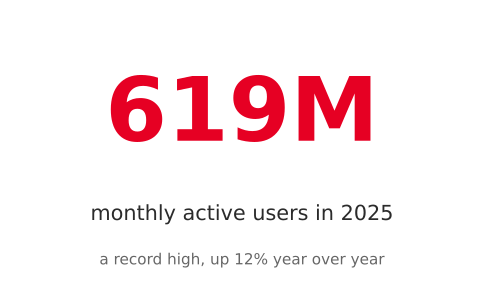

Write the Python code that produced this figure.
"""Generate the full simple_viz chart gallery from the verified Pinterest data.

Writes one PNG per chart into ``examples/`` and a combined ``simple_viz_gallery.pdf``.

Usage
-----
    python examples/simple_viz_gallery.py
"""

from pathlib import Path

import matplotlib

matplotlib.use("Agg")  # headless: render straight to files, no display

import matplotlib.pyplot as plt
import pandas as pd
from matplotlib.backends.backend_pdf import PdfPages

import simple_viz

ROOT = Path(__file__).resolve().parent.parent
DATA = ROOT / "data"
OUT = ROOT / "examples"


def main() -> None:
    mau = pd.read_csv(DATA / "pinterest_mau.csv")
    reg = pd.read_csv(DATA / "pinterest_regions_q4_2025.csv")

    figs = {}

    # 1. Big number — the headline figure.
    figs["01_big_number"] = simple_viz.big_number(
        619, "M", "monthly active users in 2025",
        footnote="a record high, up 12% year over year",
    )

    # 2. Growth line — change over time, with the 2021 dip explained.
    figs["02_growth_line"] = simple_viz.growth_line(
        mau, "year", "maus_millions",
        title="Pinterest's audience hit a record 619M in 2025",
        subtitle="Global monthly active users, Q4 of each year (millions)",
        annotate=(2021, "users fell as pandemic\nlockdowns eased"),
    )

    # 3. Revenue bar — who brings in the money (spotlight US & Canada).
    figs["03_revenue_bar"] = simple_viz.revenue_bar(
        reg, "region", "revenue_musd",
        title="US & Canada earns $979M — 74% of Q4 revenue",
        subtitle="Q4 2025 revenue by region",
        spotlight="US & Canada",
    )

    # 4. Share gap — the signature chart: users vs revenue mismatch.
    figs["04_share_gap"] = simple_viz.share_gap(
        reg, "region", "maus_millions", "revenue_musd",
        title="Rest of World is 58% of users but just 7% of revenue",
        subtitle="Share of Q4 2025 monthly active users vs. share of revenue",
        label_a="Users", label_b="Revenue",
        highlight="Rest of World",
    )

    # 5. Revenue per user — implied revenue per user, spotlight the gap.
    figs["05_revenue_per_user"] = simple_viz.revenue_per_user(
        reg, "region", "revenue_musd", "maus_millions",
        title="Each US & Canada user is worth ~$9; Rest of World ~$0.27",
        subtitle="Implied Q4 2025 revenue per monthly active user",
        spotlight="US & Canada",
    )
    # A callout in the empty space so the key gap reads at a glance.
    figs["05_revenue_per_user"].axes[0].text(
        0.97, 0.42, "≈ 35x gap\nUS & Canada vs.\nRest of World",
        transform=figs["05_revenue_per_user"].axes[0].transAxes,
        ha="right", va="center", fontsize=10.5, fontweight="bold",
        color="#E60023", linespacing=1.4,
    )

    # Save individual PNGs.
    for name, fig in figs.items():
        path = OUT / f"simple_viz_{name}.png"
        fig.savefig(path, dpi=150, bbox_inches="tight")
        print(f"wrote {path.relative_to(ROOT)}")

    # Save a combined multi-page PDF.
    pdf_path = OUT / "simple_viz_gallery.pdf"
    with PdfPages(pdf_path) as pdf:
        for fig in figs.values():
            pdf.savefig(fig, bbox_inches="tight")
    print(f"wrote {pdf_path.relative_to(ROOT)}")

    for fig in figs.values():
        plt.close(fig)


if __name__ == "__main__":
    main()
